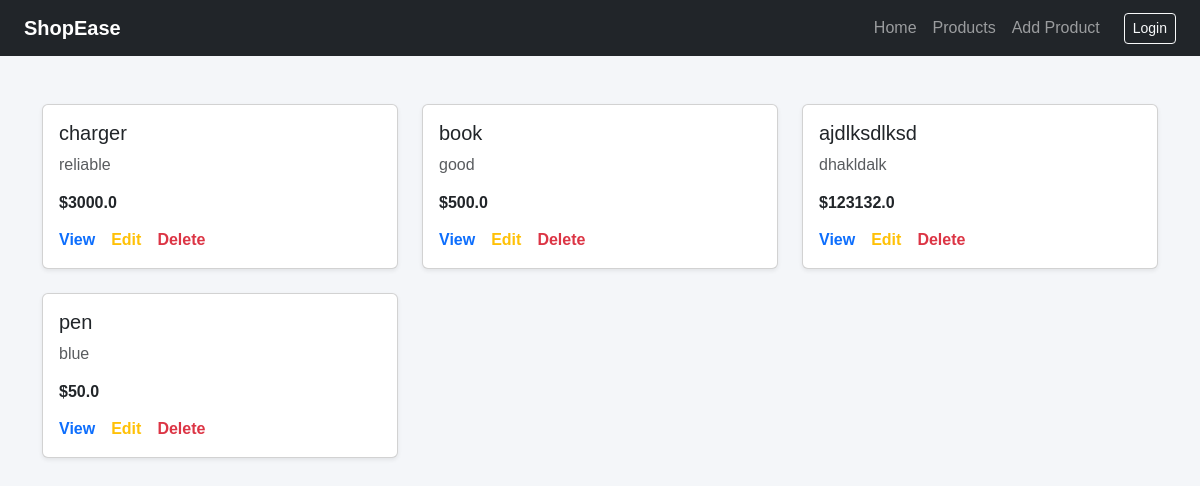
Page /home/ on the earlier database version.
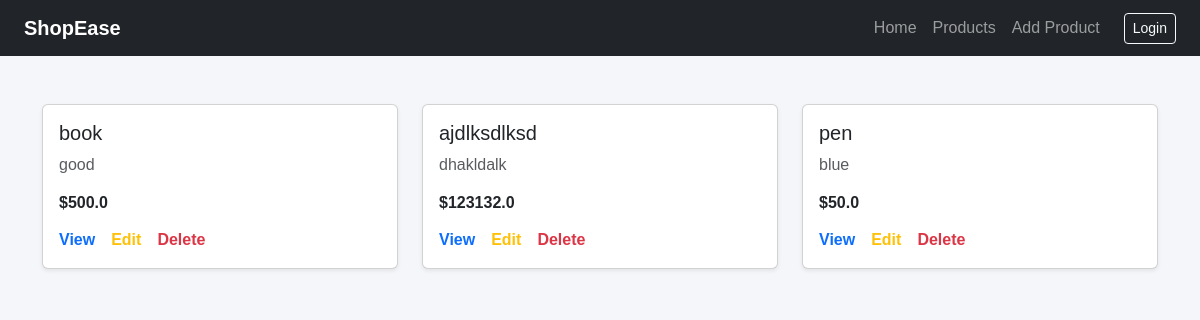
Same page on the later database version.
### home/models.py (models this page shows, shortened)
class Product(models.Model):
    name = models.CharField(max_length=100)
    price = models.FloatField(default=0)
    description = models.TextField()
    photo=models.ImageField(null=True)

### home/views.py (the view)
# urls.py: path('',homepage,name='products'),
def homepage(request):
	p= Product.objects.all()
	data ={
		"products":p
    }
	return render(request,"home/products.html",data)

### templates/home/products.html
{% extends 'base.html' %}
{% block content %}
{% include 'nav.html' %}
<div class="container mt-5">
    <div class="row">
        {% for product in products %}
        <div class="col-md-4 mb-4">
            <div class="card shadow-sm h-100">
                <div class="card-body">
                    <h5 class="card-title">
                        {{ product.name }}
                    </h5>
                    <p class="card-text text-muted">
                        {{ product.description }}
                    </p>
                    <h6 class="fw-bold">
                        ${{ product.price }}
                    </h6>
        <div class="d-flex gap-3 mt-3">
            <a
                href="{% url 'product' product.id %}"
                class="text-primary text-decoration-none fw-semibold"
            >
                View
            </a>
            <a
                href="{% url 'update_product' product.id %}"
                class="text-warning text-decoration-none fw-semibold"
            >
                Edit
            </a>
            <a
                href="{% url 'delete_product' product.id %}"
                class="text-danger text-decoration-none fw-semibold"
            >
                Delete
            </a>
        </div>
                </div>
            </div>
        </div>
        {% endfor %}
    </div>
</div>
{% endblock %}

### templates/base.html (shortened to what this page needs)
{% load static %}
<!DOCTYPE html>
<html lang="en">
<head>
    <link href="https://cdn.jsdelivr.net/npm/bootstrap@5.3.8/dist/css/bootstrap.min.css" rel="stylesheet">
    <link href = "{% static 'css/style.css' %}" rel="stylesheet">
</head>
<body>
{% block content %}
{% endblock %}
</body>
</html>

### templates/nav.html (shortened to what this page needs)
<nav class="navbar navbar-expand-lg navbar-dark bg-dark px-4">
    <a class="navbar-brand fw-bold" href="/">
        ShopEase
    </a>
    <div class="collapse navbar-collapse" id="navbarNav">
        <ul class="navbar-nav ms-auto align-items-center">
            <li class="nav-item">
                <a class="nav-link" href="/">
                    Home
                </a>
            </li>
            <li class="nav-item">
                <a class="nav-link" href="/products/">
                    Products
                </a>
            </li>
            <li class="nav-item">
                <a class="nav-link" href="/create-product/">
                    Add Product
                </a>
            </li>
            <li class="nav-item ms-3">
                <a class="btn btn-outline-light btn-sm" href="/login/">
                    Login
                </a>
            </li>
        </ul>
    </div>
</nav>

### static/css/style.css (style rules this page uses)
body { background-color: #f4f6f9; font-family: Arial, sans-serif; margin: 0; padding: 0; }

Differences in the rows shown:
removed Product: name "charger", description "reliable", price "3000.0"
